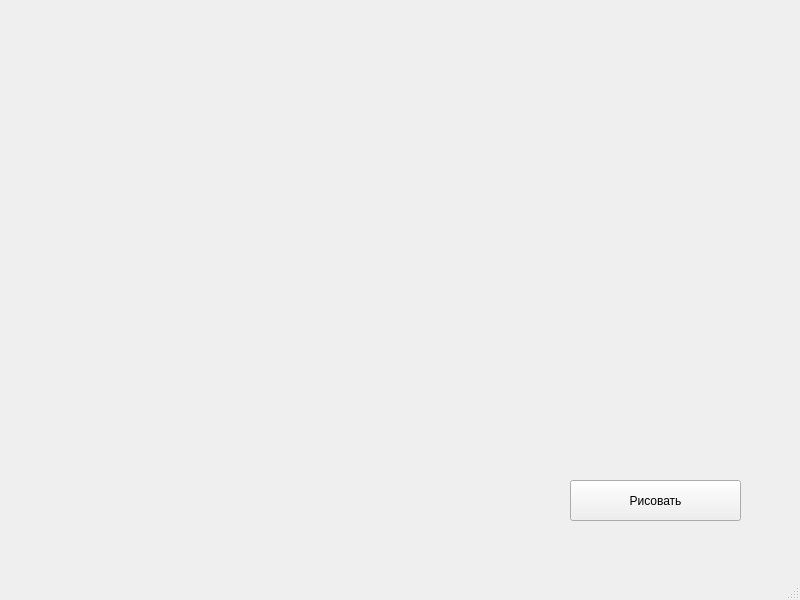
<?xml version="1.0" encoding="UTF-8"?>
<ui version="4.0">
 <class>MainWindow</class>
 <widget class="QMainWindow" name="MainWindow">
  <property name="geometry">
   <rect>
    <x>0</x>
    <y>0</y>
    <width>800</width>
    <height>600</height>
   </rect>
  </property>
  <property name="windowTitle">
   <string>MainWindow</string>
  </property>
  <widget class="QWidget" name="centralwidget">
   <widget class="QPushButton" name="pushButton">
    <property name="geometry">
     <rect>
      <x>570</x>
      <y>480</y>
      <width>171</width>
      <height>41</height>
     </rect>
    </property>
    <property name="text">
     <string>Рисовать</string>
    </property>
   </widget>
  </widget>
  <widget class="QMenuBar" name="menubar">
   <property name="geometry">
    <rect>
     <x>0</x>
     <y>0</y>
     <width>800</width>
     <height>26</height>
    </rect>
   </property>
  </widget>
  <widget class="QStatusBar" name="statusbar"/>
 </widget>
 <resources/>
 <connections/>
</ui>
